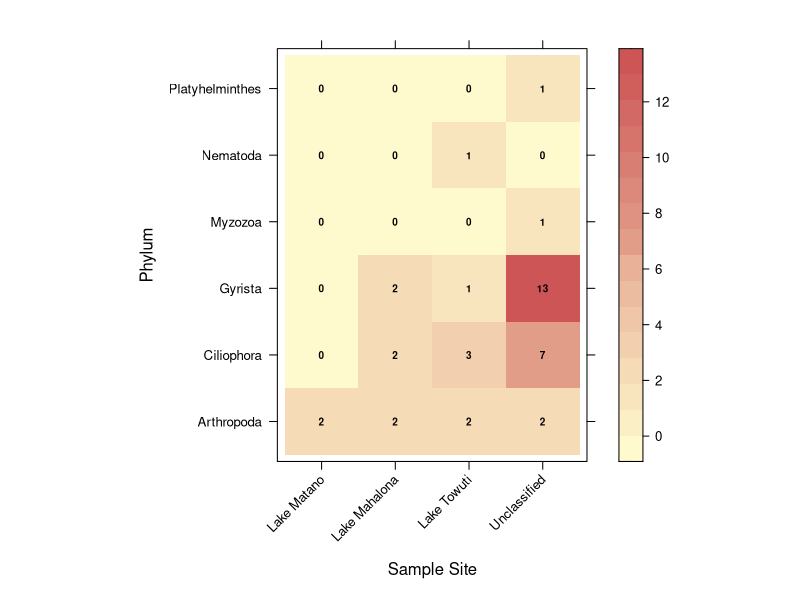
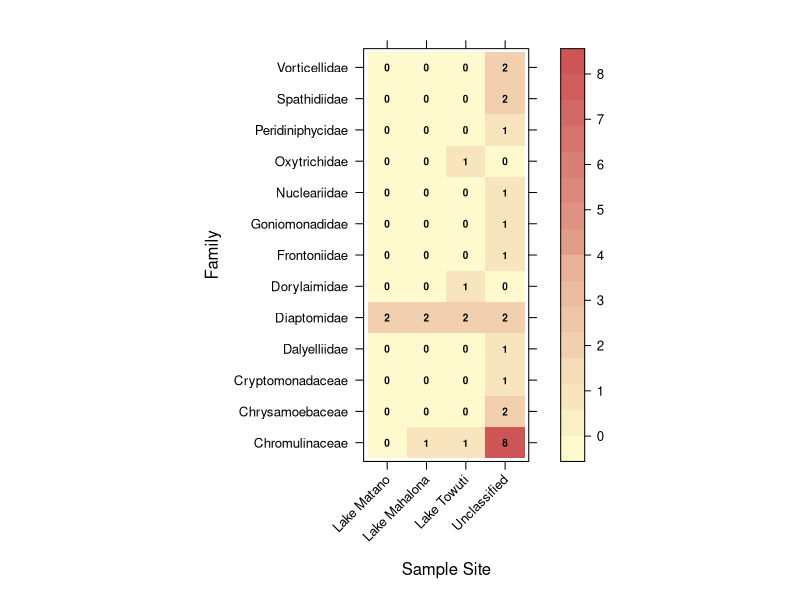
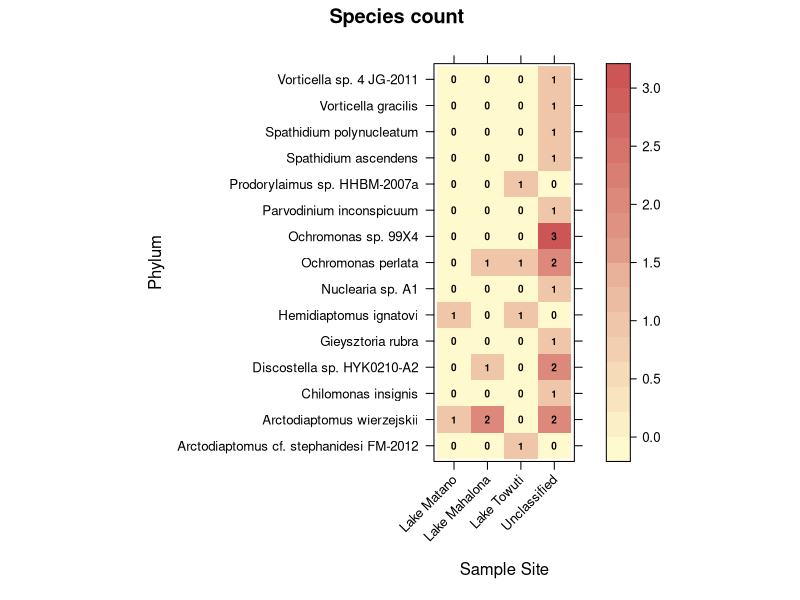
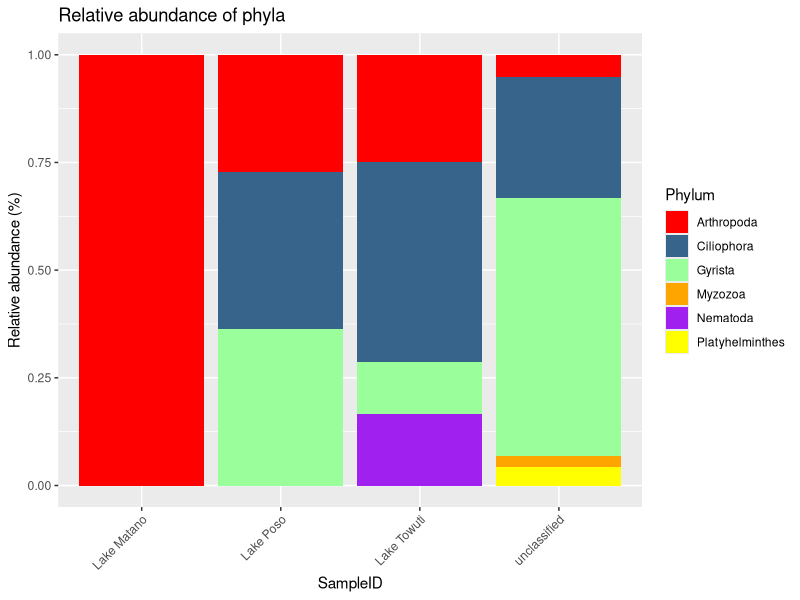
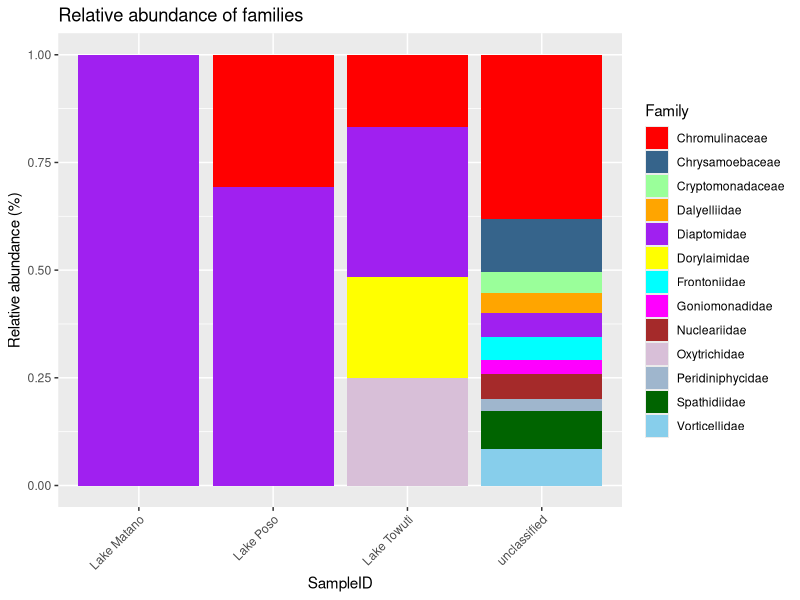
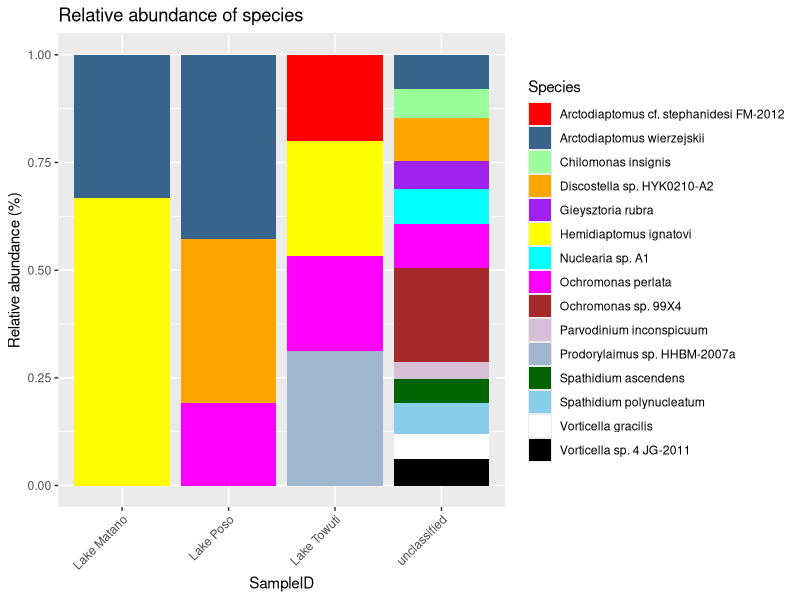

Recreate these plots in R, in order.

#### plotting eDNA data

#set working directory
setwd("/Users/sophiegresham/Dropbox/PhD/Indonesia Workshop/Workshop Presentations:Practicals/eDNA/Data")

library(reshape2)
library(dplyr)
library(lattice)
library(ggplot2)
library(viridis)

#read in our raw eDNA data
eDNA_data <- read.csv("SILVA_138_eDNA.csv")

#how does it look? are all the columns separated and look correct?
#use the head() function to inspect the data, and click on the dataframe in the environment to see it in a new tab
head(eDNA_data)

#have a look at the data and the columns - its good to understand your data before you begin

#lets add in the sampling locations into the data
#you could also do this by combining the data with a metadata table
eDNA_data$counts[eDNA_data$counts == 'barcode04'] <- 'Lake Matano'
eDNA_data$counts[eDNA_data$counts == 'barcode05'] <- 'Lake Poso'
eDNA_data$counts[eDNA_data$counts == 'barcode06'] <- 'Lake Towuti'


########## occurence heatmap

#lets plot the occurrence count for each sampling location
#we will look at the occurrence at the phyla, famalies and species level

#phylum
df_cross_phylum <- dcast(eDNA_data, counts ~ phylum, length)
rownames(df_cross_phylum) <- c("Lake Matano", "Lake Mahalona", "Lake Towuti", "Unclassified")
df_cross_phylum <- subset(df_cross_phylum, select = -counts)
df_cross_phylum <- subset(df_cross_phylum, select = -Var.2)

df_cross_phylum_table = as.matrix(df_cross_phylum)

par(mar = c(1,1,1,1))
# Create the heatmap with levelplot
levelplot(df_cross_phylum_table, col.regions = colorRampPalette(c("lemonchiffon", "indianred3"))(17),
          scales = list(x = list(rot = 45)), 
          xlab = "Sample Site", ylab = "Phylum",
          main = "",
          panel = function(x, y, ...) {
            panel.levelplot(x, y, ...)
            panel.text(x = x, y = y, labels = df_cross_phylum_table, cex = 0.6, col = "black", font = 2)
          })


#family
df_cross_family <- dcast(eDNA_data, counts ~ family, length)
rownames(df_cross_family) <- c("Lake Matano", "Lake Mahalona", "Lake Towuti", "Unclassified")
df_cross_family <- subset(df_cross_family, select = -counts)
df_cross_family <- subset(df_cross_family, select = -Var.2)

df_cross_family_table = as.matrix(df_cross_family)

par(mar = c(1,1,1,1))
# Create the heatmap with levelplot
levelplot(df_cross_family_table, col.regions = colorRampPalette(c("lemonchiffon", "indianred3"))(17),
          scales = list(x = list(rot = 45)), 
          xlab = "Sample Site", ylab = "Family",
          main = "",
          panel = function(x, y, ...) {
            panel.levelplot(x, y, ...)
            panel.text(x = x, y = y, labels = df_cross_family_table, cex = 0.6, col = "black", font = 2)
          })


#genus and species
df_cross_species <- dcast(eDNA_data, counts ~ scientific_name, length)
rownames(df_cross_species) <- c("Lake Matano", "Lake Mahalona", "Lake Towuti", "Unclassified")
df_cross_species <- subset(df_cross_species, select = -counts)
df_cross_species <- subset(df_cross_species, select = -Var.2)

df_cross_species_table = as.matrix(df_cross_species)

par(mar = c(1,1,1,1))
# Create the heatmap with levelplot
levelplot(df_cross_species_table, col.regions = colorRampPalette(c("lemonchiffon", "indianred3"))(17),
          scales = list(x = list(rot = 45)), 
          xlab = "Sample Site", ylab = "Phylum",
          main = "Species count ",
          panel = function(x, y, ...) {
            panel.levelplot(x, y, ...)
            panel.text(x = x, y = y, labels = df_cross_species_table, cex = 0.6, col = "black", font = 2)
          })





########## relative abundance stacked barplot

#we can also compare the species counts within each location
#to do this we will plot the counts as a stacked barplot

eDNA_data$count <- 1
eDNA_data$id <- 1:length(eDNA_data$scientific_name)

class_colors <- c("red", "steelblue4", "palegreen1", "orange", "purple", 
                  "yellow", "cyan", "magenta", "brown", "thistle", 
                  "slategray3", "darkgreen", "skyblue", "white", "black")

#phylum

#remove NA values from target column 
eDNA_data_2 <- eDNA_data[!is.na(eDNA_data$phylum) & eDNA_data$phylum != "", , drop = FALSE]

eDNA_data_table <- eDNA_data_2 %>%
  group_by(phylum, counts) %>%
  summarize(RelAbundance = sum(id) / sum(eDNA_data_2$id) * 100)

ggplot(eDNA_data_table, aes(x = counts, y = RelAbundance, fill = phylum)) +
  geom_bar(stat = "identity", position = "fill") +
  labs(title = "Relative abundance of phyla",
       x = "SampleID",
       y = "Relative abundance (%)",
       fill = "Phylum") +
  scale_fill_manual(values = class_colors) + 
  theme(axis.text.x = element_text(angle = 45, hjust = 1))


#family

#remove NA values from target column 
eDNA_data_2 <- eDNA_data[!is.na(eDNA_data$family) & eDNA_data$family != "", , drop = FALSE]

eDNA_data_table <- eDNA_data_2 %>%
  group_by(family, counts) %>%
  summarize(RelAbundance = sum(id) / sum(eDNA_data_2$id) * 100)

ggplot(eDNA_data_table, aes(x = counts, y = RelAbundance, fill = family)) +
  geom_bar(stat = "identity", position = "fill") +
  labs(title = "Relative abundance of families",
       x = "SampleID",
       y = "Relative abundance (%)",
       fill = "Family") +
  scale_fill_manual(values = class_colors) + 
  theme(axis.text.x = element_text(angle = 45, hjust = 1))


#genus and species

#remove NA values from target column 
eDNA_data_2 <- eDNA_data[!is.na(eDNA_data$scientific_name) & eDNA_data$scientific_name != "", , drop = FALSE]

eDNA_data_table <- eDNA_data_2 %>%
  group_by(scientific_name, counts) %>%
  summarize(RelAbundance = sum(id) / sum(eDNA_data_2$id) * 100)

ggplot(eDNA_data_table, aes(x = counts, y = RelAbundance, fill = scientific_name)) +
  geom_bar(stat = "identity", position = "fill") +
  labs(title = "Relative abundance of species",
       x = "SampleID",
       y = "Relative abundance (%)",
       fill = "Species") +
  scale_fill_manual(values = class_colors) + 
  theme(axis.text.x = element_text(angle = 45, hjust = 1))






